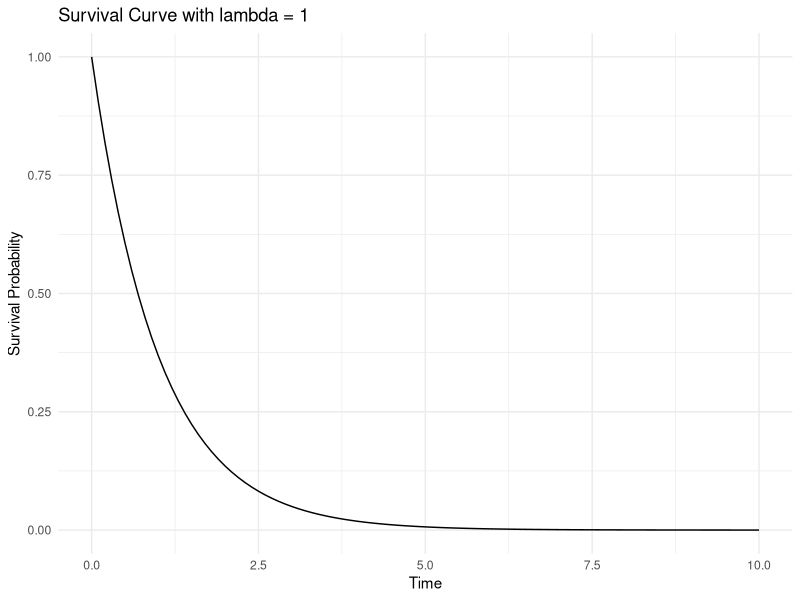
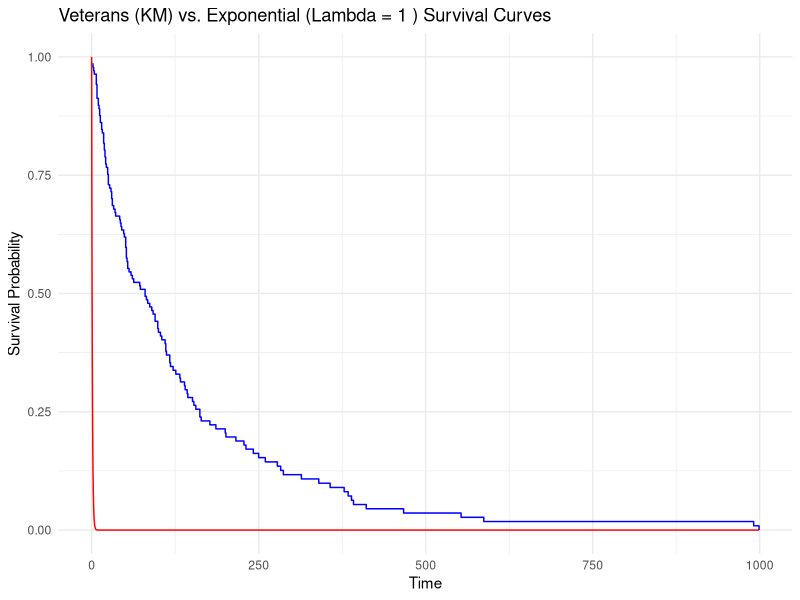

These charts were generated, in order, by the following R code: (Note: this script raises an error after producing the figures.)
## ---- chunk 1
library(ggplot2)

# Function to plot survival curve
plot_survival_curve <- function(lambda) {
  if(lambda <= 0) {
    stop("Lambda must be positive")
  }

  # Create a sequence of time points
  time_points <- seq(0, 10, by = 0.1)
  
  # Calculate survival probabilities
  survival_probabilities <- exp(-lambda * time_points)
  
  # Create a data frame for plotting
  survival_data <- data.frame(Time = time_points, Survival = survival_probabilities)
  
  # Plotting the survival curve
  ggplot(survival_data, aes(x = Time, y = Survival)) +
    geom_line() +
    ggtitle(paste("Survival Curve with lambda =", lambda)) +
    xlab("Time") +
    ylab("Survival Probability") +
    theme_minimal() + 
    ylim(0,1)
}

# Example usage of the function
LAMBDA <- 1
plot_survival_curve(LAMBDA)
## ---- chunk 2

library(survival)
library(survminer)

dat <- veteran
summary(veteran)

dat$trt <- dat$trt - 1
treatment <- factor(dat$trt, levels=c(0,1), labels=c("standard", "test"))
dat$prior <- dat$prior / 10
prior <- factor(dat$prior, levels=c(0,1), labels=c("no", "yes"))
status <- factor(dat$status, levels=c(0, 1), labels = c("censored", "death"))
celltype_group <- factor(ifelse(dat$celltype == "smallcell", "SCLC", "NSCLC"))


# Function to plot both Kaplan-Meier and exponential survival curves
plot_survival_comparison <- function(dat, lambda) {
  if(lambda <= 0) {
    stop("Lambda must be positive")
  }

  # Fit Kaplan-Meier curve for your data
  surv_obj <- with(dat, Surv(time, status))
  km_fit <- survfit(surv_obj ~ 1)

  # Create a sequence of time points for the theoretical curve
  time_points <- seq(0, max(dat$time), by = 0.1)
  
  # Calculate theoretical survival probabilities
  survival_probabilities <- exp(-lambda * time_points)
  
  # Convert Kaplan-Meier fit to data frame for ggplot
  km_data <- data.frame(
    Time = km_fit$time,
    Survival = km_fit$surv
  )

  # Create a data frame for the theoretical curve
  theoretical_data <- data.frame(Time = time_points, Survival = survival_probabilities)

  # Plotting both curves
  ggplot() +
    geom_step(data = km_data, aes(x = Time, y = Survival), col = "blue") +
    geom_line(data = theoretical_data, aes(x = Time, y = Survival), col = "red") +
    ggtitle(paste("Veterans (KM) vs. Exponential (Lambda =", lambda, ") Survival Curves")) +
    xlab("Time") +
    ylab("Survival Probability") +
    theme_minimal() +
    scale_color_manual("", breaks = c("Empirical", "Theoretical"), 
                       values = c("blue", "red"))
}

# Change the parameter LAMBDA and observe the change on the plot
LAMBDA <- 1
plot_survival_comparison(dat, LAMBDA)
## ---- chunk 3
d <- sum(dat$status)
cum_time <- sum(dat$time)

print(paste('MLE Lambda estimate is: ', d/cum_time))
## ---- chunk 4
surv_obj <- Surv(time = dat$time, event = dat$status)

# Fit Kaplan-Meier survival curve using 'treatment' as the group
km_fit <- survfit(surv_obj ~ treatment, data = dat)

# Plot the Kaplan-Meier curves
ggsurvplot(km_fit, data = dat, conf.int = TRUE, 
           ggtheme = theme_minimal(), 
           title = "Kaplan-Meier Curves",
           #palette = c("#00AFBB", "#FC4E07"),
           legend.title = "treatment")
## ---- chunk 5
survreg(surv_obj ~ treatment, dist = "exp", data=dat)
## ---- chunk 6
# Function to plot survival curve
plot_weibull_curve <- function(lambda, k) {
  if(lambda <= 0) {
    stop("Lambda must be positive")
  }
  if(k <= 0) {
    stop("k must be positive")
  }

  # Create a sequence of time points
  time_points <- seq(0, 10, by = 0.1)
  
  # Calculate survival probabilities
  survival_probabilities <- exp(-(lambda * time_points)**k)
  
  # Create a data frame for plotting
  survival_data <- data.frame(Time = time_points, Survival = survival_probabilities)
  
  # Plotting the survival curve
  ggplot(survival_data, aes(x = Time, y = Survival)) +
    geom_line() +
    ggtitle(paste("Weibull Curve with lambda =", lambda, ", k =", k)) +
    xlab("Time") +
    ylab("Survival Probability") +
    theme_minimal() + 
    ylim(0,1)
}

# Example usage of the function
LAMBDA <- 0.1
K = 2
plot_weibull_curve(LAMBDA, K)
## ---- chunk 7

dat <- veteran
summary(veteran)

dat$trt <- dat$trt - 1
treatment <- factor(dat$trt, levels=c(0,1), labels=c("standard", "test"))
dat$prior <- dat$prior / 10
prior <- factor(dat$prior, levels=c(0,1), labels=c("no", "yes"))
status <- factor(dat$status, levels=c(0, 1), labels = c("censored", "death"))

# Assume 'dat' is your dataset with 'week' and 'arrest' columns
# dat <- your_data

# Function to plot both Kaplan-Meier and exponential survival curves
plot_weibull_comparison <- function(dat, lambda, k) {
  if(lambda <= 0) {
    stop("Lambda must be positive")
  }
  if(k <= 0) {
    stop("k must be positive")
  }

  # Fit Kaplan-Meier curve for your data
  surv_obj <- with(dat, Surv(time, status))
  km_fit <- survfit(surv_obj ~ 1)

  # Create a sequence of time points for the theoretical curve
  time_points <- seq(0, max(dat$time), by = 0.1)
  
  # Calculate theoretical survival probabilities
  survival_probabilities <- exp(-(lambda * time_points)**k)
  
  # Convert Kaplan-Meier fit to data frame for ggplot
  km_data <- data.frame(
    Time = km_fit$time,
    Survival = km_fit$surv
  )

  # Create a data frame for the theoretical curve
  theoretical_data <- data.frame(Time = time_points, Survival = survival_probabilities)

  # Plotting both curves
  ggplot() +
    geom_step(data = km_data, aes(x = Time, y = Survival), col = "blue") +
    geom_line(data = theoretical_data, aes(x = Time, y = Survival), col = "red") +
    ggtitle(paste("Veterans (KM) vs. Weibull (Lambda =", lambda, ", k =", k, ")")) +
    xlab("Time") +
    ylab("Survival Probability") +
    theme_minimal() +
    scale_color_manual("", breaks = c("Empirical", "Theoretical"), 
                       values = c("blue", "red"))
}

# Change the parameter LAMBDA and observe the change on the plot
LAMBDA <- 1
K = 1
plot_weibull_comparison(dat, LAMBDA, K)
## ---- chunk 8
surv_obj <- with(dat, Surv(time, status))
weibull_model <- survreg(surv_obj ~ 1, data = dat, dist = "weibull")

# Extract estimated parameters
k_hat <- 1 / weibull_model$scale
lambda_hat <- 1/exp(coef(weibull_model)[1])

print(paste("Estimated lambda:", lambda_hat))
print(paste("Estimated k:", k_hat))
## ---- chunk 9
survreg(surv_obj ~ treatment, dist = "exp", data=dat)
survreg(surv_obj ~ treatment, dist = "weibull", data=dat)
## ---- chunk 10
# Example dataset creation
set.seed(243) # for reproducibility
toy_data <- data.frame(
  time = round(runif(100, 5, 100)), # random survival times between 5 and 100
  event = sample(0:1, 100, replace = TRUE), # random event indicators (0 or 1)
  age = round(runif(100, 18, 70)), # random ages between 18 and 70
  treatment = sample(0:1, 100, replace = TRUE) # random treatment assignment (0 or 1)
)

# Fit a Cox proportional hazards model
cox_model <- coxph(Surv(time, event) ~ age + treatment, data = toy_data)

# Print the summary of the model
summary(cox_model)

## ---- chunk 11
# Calculate the median age (or choose a specific value)
median_age <- median(toy_data$age)

# Creating survival curves for different levels of the treatment variable
# Include both 'treatment' and 'age' in newdata
fit <- survfit(cox_model, newdata = data.frame(treatment = 0:1, age = median_age))

# Plot the survival curves
ggsurvplot(fit, data = toy_data, conf.int = TRUE,
           ggtheme = theme_minimal(),
           palette = c("#00AFBB", "#FC4E07"),
           title = "Survival Curves based on Cox Model",
           legend.title = "Treatment Group")
## ---- chunk 12
cox_model <- coxph(Surv(dat$time, dat$status) ~ treatment + celltype_group, data = dat)

summary(cox_model)
## ---- chunk 13

fixed_treatment <- 'standard'  # Replace with appropriate summary statistic

# Creating survival curves for different levels of the 'celltype' variable
fit <- survfit(cox_model, newdata = data.frame(treatment = fixed_treatment, celltype_group = unique(celltype_group)))

# Plot the survival curves
ggsurvplot(fit, data = dat, conf.int = TRUE,
           ggtheme = theme_minimal(),
           palette = c("#00AFBB", "#FC4E07"),
           title = "Survival Curves by Celltype",
           legend.title = "Cell type")
